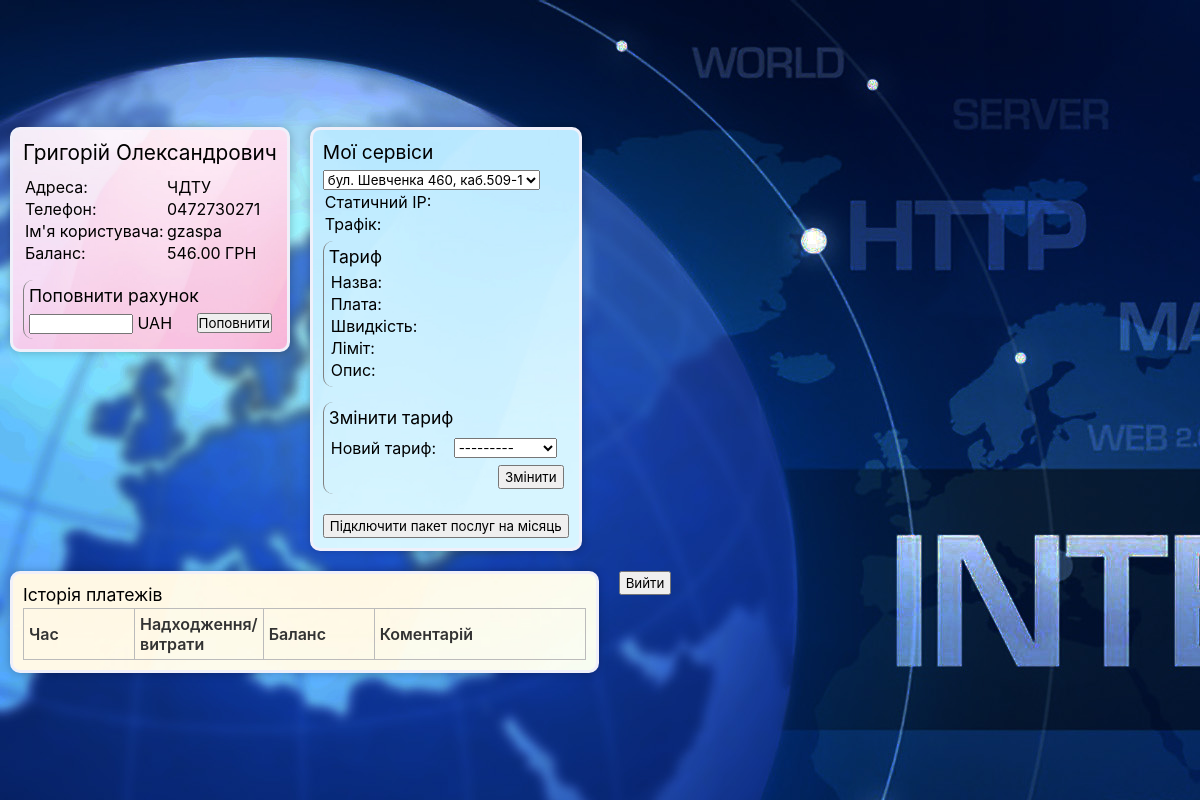
Screenshot of /dashboard (signed in) with the database file from the repository.
### main/models.py (models this page shows, shortened)
class Customer(models.Model):
    id = models.AutoField(primary_key=True)
    name = models.CharField(max_length=50)
    address = models.CharField(max_length=50)
    phone = models.CharField(max_length=20)
    balance = models.DecimalField(default=0, max_digits=5, decimal_places=2)
    user = models.OneToOneField(User, on_delete=models.CASCADE)

### main/views.py (the view)
# urls.py: path('dashboard', views.dashboard),
@login_required
def dashboard(request):
    if request.user.groups.filter(name='Worker').exists():
        return render(request, 'main/dashboard_worker.html', {
            'create_tariff_form': CreateTariffForm(auto_id=False), 'create_customer_form': CreateCustomerForm(auto_id=False),
            'create_service_form': CreateServiceForm(auto_id=False), 'deactivate_tariff_form': DeactivateTariffForm(auto_id=False)})
    else:
        customer = Customer.objects.get(user=request.user)
        services = Service.objects.filter(customer=customer)
        top_up_balance_form = TopUpBalanceForm()
        switch_tariff_form = SwitchTariffForm()
        return render(request, 'main/dashboard_customer.html',
                      {'customer': customer, 'services': services,
                       'top_up_balance_form': top_up_balance_form, 'switch_tariff_form': switch_tariff_form})

### main/forms.py
class TopUpBalanceForm(forms.Form):
    amount = forms.DecimalField(label='Сума', decimal_places=2, min_value=1)

class SwitchTariffForm(forms.Form):
    new_tariff = forms.ModelChoiceField(label='Новий тариф', queryset=Tariff.objects.filter(active=True))

### main/models.py (called while the page is built)
    def __str__(self):
        return self.name

### main/templates/main/dashboard_customer.html (shortened to what this page needs)
<!DOCTYPE html>
{% load static %}
<html lang="en">
<head>
    <link href="{% static 'main/style.css' %}" rel="stylesheet">
    <link href="{% static 'main/dashboard_customer.css' %}" rel="stylesheet">
</head>
<body>
    <div class="container">
        <div style="display: flex; flex-wrap: wrap;">
            <div class="comp info_panel comp_bg1">
                <p class="comp_title">{{customer.name}}</p>
                <div id="customer_info">
                    <table style="width: 100%;">
                        <col width="140">
                        <tr>
                            <td>Адреса:</td>
                            <td>{{customer.address}}</td>
                        </tr>
                        <tr>
                            <td>Телефон:</td>
                            <td>{{customer.phone}}</td>
                        </tr>
                        <tr>
                            <td>Iм'я користувача:</td>
                            <td>{{customer.user.username}}</td>
                        </tr>
                        <tr>
                            <td>Баланс:</td>
                            <td>{{customer.balance}} ГРН</td>
                        </tr>
                    </table>
                    {% if services|length > 0 %}
                    <div class="border" style="margin-top: 15px;">
                        <p style="padding-bottom: 7px; font-size: 1.1rem">Поповнити рахунок</p>
                        <form action="top_up_balance" method="POST">
                            <input type="number" name="amount" style="width: 100px" min="1" step=".01" required><span>
                                UAH</span>
                            <input type="submit" value='Поповнити' style="padding: 0; margin: 0">
                        </form>
                    </div>
                    {% endif %}
                </div>
            </div>
            {% if services|length > 0 %}
            <div class="comp comp_bg2">
                <p style="padding-bottom: 5px; font-size: 1.2rem;">Мої сервiси</p>
                <select id="customer_services" onchange="onCustomerServiceChange()">
                    {% for service in services %}
                    <option value="{{service.id}}">{{service.address}}</option>
                    {% endfor %}
                </select>
                <table style="width: 100%;">
                    <col width="110">
                    <tr>
                        <td>Статичний IP:</td>
                        <td></td>
                    </tr>
                    <tr>
                        <td>Трафiк:</td>
                        <td></td>
                    </tr>
                </table>
                <div class="border" style="margin-top: 5px">
                    <p style="padding-bottom: 3px; font-size: 1.1rem">Тариф</p>
                    <div id="tariff_info">
                        <table style="width: 100%;">
                            <col width="90">
                            <tr>
                                <td>Назва:</td>
                                <td></td>
                            </tr>
                            <tr>
                                <td>Плата:</td>
                                <td></td>
                            </tr>
                            <tr>
                                <td>Швидкiсть:</td>
                                <td></td>
                            </tr>
                            <tr>
                                <td>Лiмiт:</td>
                                <td></td>
                            </tr>
                            <tr>
                                <td>Опис:</td>
                                <td></td>
                            </tr>
                        </table>
                    </div>
                </div>
                <div class="border" style="margin-top: 15px; overflow: auto">
                    <p style="padding-bottom: 7px; font-size: 1.1rem">Змiнити тариф</p>
                    <form action="switch_tariff" method="POST">
                        <table style="width: 100%;">
                            <tbody>
                                {% for field in switch_tariff_form %}
                                <tr>
                                    <td><span style="margin-right: 10px;">{{field.label_tag}}</span></td>
                                    <td>{{field}}</td>
                                </tr>
                                {% endfor %}
                            </tbody>
                        </table>
                        <input type="submit" value="Змiнити">
                    </form>
                </div>
                <div id="pay_for_tariff">
                    <form action="pay_for_tariff" method="POST" style="margin-top: 15px; overflow: auto">
                        <input type="submit" value="Пiдключити пакет послуг на мiсяць">
                    </form>
                </div>
            </div>
            {% endif %}
            <div class="comp pay_history comp_bg3">
                <p style="padding-bottom: 3px; font-size: 1.1rem">Iсторiя платежiв</p>
                <div style="display: block; max-height: 600px; overflow-y: auto">
                    <table id="payments_table" class="data_table" style="border-spacing: 0; border-collapse: collapse">
                        <thead>
                            <th align="left" width="100px">Час</th>
                            <th align="left" width="100px">Надходження/витрати</th>
                            <th align="left" width="100px">Баланс</th>
                            <th align="left" width="200px">Коментарiй</th>
                        </thead>
                    </table>
                </div>
            </div>
            <form action="logout">
                <input type="submit" value="Вийти" style="margin: 10px; padding: 2px 5px; height: fit-content">
            </form>
        </div>
    </div>
</body>
</html>

### main/static/main/style.css (style rules this page uses)
* { margin: 0; padding: 0; font-family: -apple-system, BlinkMacSystemFont, 'Segoe UI', Roboto, Oxygen, Ubuntu, Cantarell, 'Open Sans', 'Helvetica Neue', sans-serif; }
.comp { width: fit-content; height: fit-content; overflow: auto; padding: 10px; margin: 10px; background-color: aliceblue; border-radius: 10px; border: 3px solid #f0f0fa; box-shadow: 0 0 10px rgba(0, 0, 0, 0.25); }
.comp input[type=number], [type=text] { width: 150px; }
.comp input[type=submit] { margin-top: 5px; padding: 2px 5px; float: right; }
.comp_title { font-size: 1.3rem; padding-bottom: 10px; }
.data_table th { padding: 5px; border: 1px solid #ddd; color: #888; font-weight: 600; }
.border { padding: 5px; border-left: 1px solid gray; border-radius: 10px; }
.comp_bg1 { background-image: url("/static/main/comp1.jpg"); background-size: cover; background-position: center; }
.comp_bg2 { background-image: url("/static/main/comp2.jpg"); background-size: cover; background-position: center; }
.comp_bg3 { background-image: url("/static/main/comp3.jpg"); background-size: cover; background-position: center; }

### main/static/main/dashboard_customer.css (style rules this page uses)
.container { display: flex; justify-content: center; align-items: center; height: 100vh; background-image: url("/static/main/background.jpg"); }
.info_panel { background-color: rgba(255, 255, 255, 0.9); }
.pay_history { background-color: rgba(255, 255, 255, 0.9); }
.data_table th { padding: 5px; border: 1px solid #bbb; color: #333; font-weight: 600; }

### rows the page displays
Customer: name "Григорій Олександрович", address "ЧДТУ", phone "0472730271", user.username "gzaspa", balance "546.00"

### other values shown
{{ field.label_tag }} "Новий тариф:"
form field value "бул. Шевченка 460, каб.509-1"
